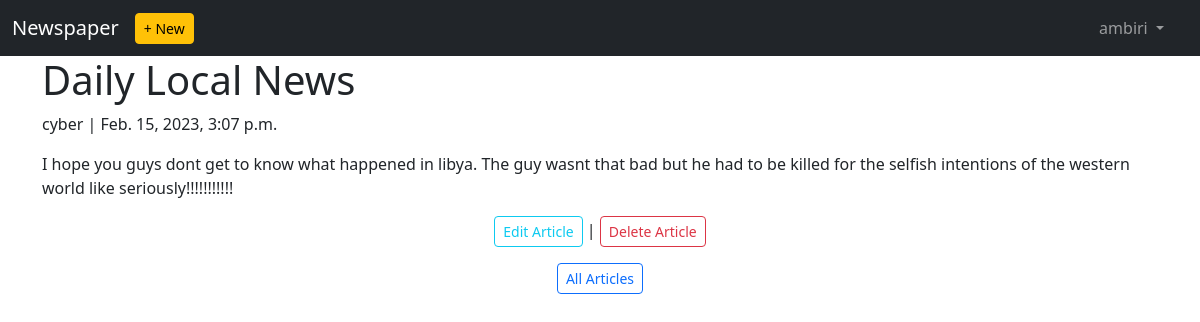
The app's page /articles/2/ (signed in) with its own data.
### users/models.py (models this page shows)
class CustomUser(AbstractUser):
    age = models.PositiveIntegerField(null=True, blank=True)

### articles/models.py (models this page shows, shortened)
class Article(models.Model):
    title = models.CharField(max_length=255)
    body = models.TextField()
    date = models.DateTimeField(auto_now_add=True)
    author = models.ForeignKey(get_user_model(), on_delete=models.CASCADE)

### articles/views.py (the view)
# urls.py: path("<int:pk>/", views.ArticleDetailView.as_view(), name="article_detail"),
class ArticleDetailView(LoginRequiredMixin,DetailView):
    model = models.Article
    template_name = "article_detail.html"
    login_url = "login"

### templates/article_detail.html
{% extends "base.html" %}
{% block content %}
    <div class="container">
    <div class="article">
        <h1>{{ object.title }}</h1>
        <p>{{ object.author }} | {{ object.date }}</p>
        <p>{{ object.body }}</p>
    </div>
    <div class="text-center">
        <p><a href="{% url 'article_edit' article.pk %}" class="btn btn-sm btn-outline-info">Edit Article</a> | <a href="{% url 'article_delete' article.pk %}" class="btn btn-sm btn-outline-danger">Delete Article</a></p>
        <p><a href="{% url 'article_list' %}" class="btn btn-sm btn-outline-primary">All Articles</a></p>
        </div>
    </div>
{% endblock content %}

### templates/base.html (shortened to what this page needs)
<html lang="en">
<head>
    <link href="https://cdn.jsdelivr.net/npm/bootstrap@5.3.0-alpha1/dist/css/bootstrap.min.css" rel="stylesheet">
</head>
<body>
    <header>
        <nav class="navbar navbar-dark bg-dark  navbar-expand-lg">
            <div class="container-fluid">
              <a class="navbar-brand" href="{% url 'home' %}">Newspaper</a>
                {% if user.is_authenticated %}
                    <ul class="navbar-nav mr-auto">
                    <li class="nav-item">
                        <a href="{% url 'article_new' %}" class="btn btn-sm btn-warning">+ New</a>
                    </li>
                    </ul>
                {% endif %}
              <div class="offcanvas offcanvas-end text-bg-dark" tabindex="-1" id="offcanvasDarkNavbar" aria-labelledby="offcanvasDarkNavbarLabel">
                {% if user.is_authenticated %}
                    <div class="offcanvas-body">
                        <ul class="navbar-nav justify-content-end flex-grow-1 pe-3">
                            <li class="nav-item dropdown">
                                <a class="nav-link dropdown-toggle" href="#" role="button" data-bs-toggle="dropdown" aria-expanded="false">
                                    {{user.username}}
                                </a>
                            </li>
                        </ul>
                    </div>
                {% endif %}
              </div>
            </div>
          </nav>
    </header>
    <main>
        {% block content %}
        {% endblock content %}
    </main>
</body>
</html>

### records on screen
CustomUser: username "ambiri"
Article: title "Daily Local News", author "cyber", date "Feb. 15, 2023, 3:07 p.m.", body "I hope you guys dont get to know what happened in libya. The guy wasnt that bad but he had to be killed for the selfish intentions of the western world like seriously!!!!!!!!!!!"
